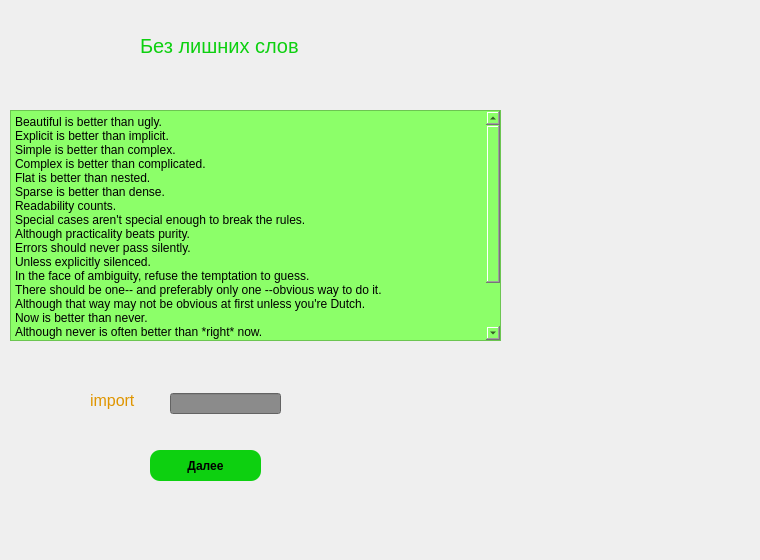
   <widget class="QWidget" name="sec_quest_window" native="true">
    <property name="geometry">
     <rect>
      <x>0</x>
      <y>0</y>
      <width>760</width>
      <height>560</height>
     </rect>
    </property>
    <widget class="QLabel" name="label_3">
     <property name="geometry">
      <rect>
       <x>140</x>
       <y>30</y>
       <width>221</width>
       <height>31</height>
      </rect>
     </property>
     <property name="font">
      <font>
       <pointsize>15</pointsize>
      </font>
     </property>
     <property name="styleSheet">
      <string notr="true">QLabel {
	color: rgb(13, 208, 16);
}</string>
     </property>
     <property name="text">
      <string>Без лишних слов</string>
     </property>
    </widget>
    <widget class="QLineEdit" name="lineEdit">
     <property name="geometry">
      <rect>
       <x>170</x>
       <y>393</y>
       <width>111</width>
       <height>21</height>
      </rect>
     </property>
     <property name="font">
      <font>
       <pointsize>12</pointsize>
      </font>
     </property>
     <property name="styleSheet">
      <string notr="true">background-color: rgb(139, 139, 139);</string>
     </property>
    </widget>
    <widget class="QLabel" name="label_5">
     <property name="geometry">
      <rect>
       <x>90</x>
       <y>380</y>
       <width>81</width>
       <height>41</height>
      </rect>
     </property>
     <property name="font">
      <font>
       <pointsize>12</pointsize>
      </font>
     </property>
     <property name="styleSheet">
      <string notr="true">color: rgb(223, 149, 0)</string>
     </property>
     <property name="text">
      <string>import</string>
     </property>
    </widget>
    <widget class="QPushButton" name="pushButton">
     <property name="geometry">
      <rect>
       <x>150</x>
       <y>450</y>
       <width>111</width>
       <height>31</height>
      </rect>
     </property>
     <property name="font">
      <font>
       <weight>75</weight>
       <bold>true</bold>
      </font>
     </property>
     <property name="styleSheet">
      <string notr="true">QPushButton {
	background-color: rgb(13, 208, 16);
	color: black;
	border-radius: 10;
}

QPushButton:pressed {
	background-color: rgb(12, 184, 12);
}</string>
     </property>
     <property name="text">
      <string>Далее</string>
     </property>
    </widget>
    <widget class="QPlainTextEdit" name="plainTextEdit">
     <property name="geometry">
      <rect>
       <x>10</x>
       <y>110</y>
       <width>491</width>
       <height>231</height>
      </rect>
     </property>
     <property name="styleSheet">
      <string notr="true">background-color: rgb(140, 255, 105);</string>
     </property>
     <property name="plainText">
      <string>Beautiful is better than ugly.
Explicit is better than implicit.
Simple is better than complex.
Complex is better than complicated.
Flat is better than nested.
Sparse is better than dense.
Readability counts.
Special cases aren't special enough to break the rules.
Although practicality beats purity.
Errors should never pass silently.
Unless explicitly silenced.
In the face of ambiguity, refuse the temptation to guess.
There should be one-- and preferably only one --obvious way to do it.
Although that way may not be obvious at first unless you're Dutch.
Now is better than never.
Although never is often better than *right* now.
If the implementation is hard to explain, it's a bad idea.
If the implementation is easy to explain, it may be a good idea.
Namespaces are one honking great idea -- let's do more of those!</string>
     </property>
    </widget>
   </widget>
